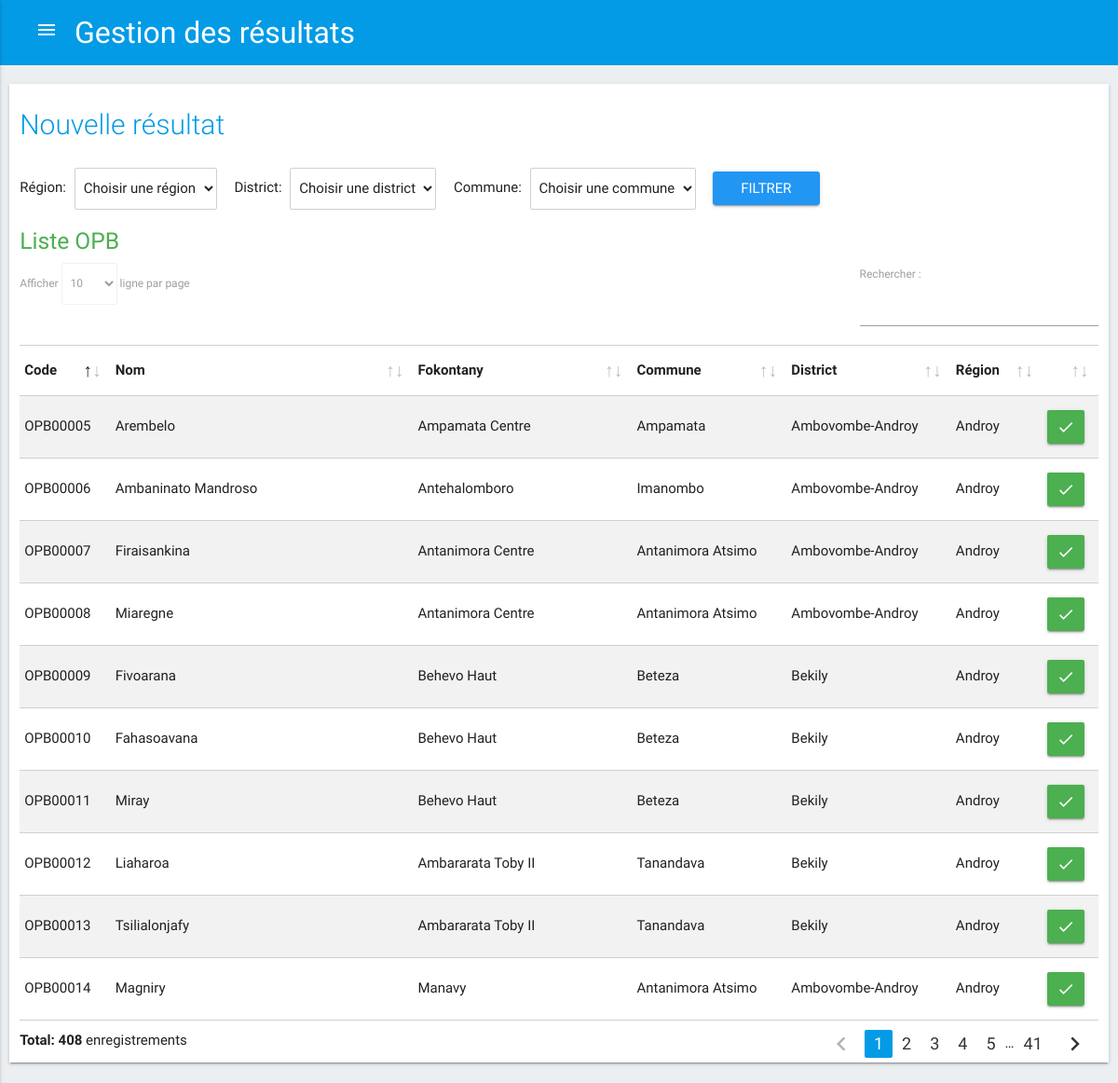
Page /index.php/c_resultat/choisir_opb on the committed database.
### tables this page shows
CREATE TABLE `opb` (
  `ID_OPB` int(11) NOT NULL,
  `ID_FOKONTANY` int(11) NOT NULL,
  `CODE_OPB` varchar(20) DEFAULT NULL,
  `NOM_OPB` varchar(50) DEFAULT NULL,
  `DATE_CREATION` date DEFAULT NULL,
  `STATUT` varchar(50) DEFAULT NULL,
  `FORMELLE` tinyint(1) DEFAULT NULL,
  `ID_REPRESENTANT` int(11) DEFAULT NULL,
  `CONTACT` text,
  `TYPE` smallint(6) DEFAULT NULL,
  `OBSERVATION` varchar(255) DEFAULT NULL
);

### application/views/templates.php (called while the page is built, shortened)
<?php
	$this->load->view("templates/header");
	$this->load->view($contents);

### application/controllers/C_resultat.php (called while the page is built, shortened)
<?php
	class C_resultat extends CI_Controller {
        public function choisir_opb(){
            $this->load->model('M_zone_intervention');
            $this->load->model('M_op');
            $column='ID_OPB,CODE_OPB,NOM_OPB, NOM_REGION, NOM_DISTRICT, NOM_COMMUNE, NOM_FOKONTANY';
            $data['titre'] = 'Gestion des résultats';
            $data['regions'] = $this->M_zone_intervention->getRegion();
            $data['opbListe'] = $this->M_op->getOp('opb',$column);
            $data['contents'] = 'new_resultat';
            $this->load->view('templates',$data);
        }
	}

### index.php (called while the page is built, shortened)
<?php
require_once BASEPATH.'core/CodeIgniter.php';

### application/models/M_op.php (called while the page is built, shortened)
<?php
	class M_op extends CI_Model {
        public function getOp($op,$column){
            $table = $op;
            $this->db->select($column);
            $this->db->from($table);
            $this->db->join('zone_intervention', 'zone_intervention.id_fokontany = '.$table.'.id_fokontany','left');
            $this->db->join('menages', 'menages.id_menage = '.$table.'.id_representant','left');
            $query = $this->db->get();
            return $query->result();
        }
	}

### application/views/new_resultat.php (the view, shortened to what this page needs)
<main>
    <div class="container1">
        <div class="row z-depth-1">
            <div class="col s12">
                <h2 class="header" style="margin-bottom: 30px;">Nouvelle résultat </h2>
                <form method="get" action="#!" style="margin-bottom: 20px;">
                    Région:
                    <div class="input-field inline" style="margin: 0 15px 0 5px">
                        <select class="browser-default" name="id_region" style="border: 1px solid #d0d0d0;">
                            <option value="" disabled selected>Choisir une région</option>
                        </select>
                    </div>
                    District:
                    <div class="input-field inline" style="margin: 0 15px 0 5px">
                        <select class="browser-default" name="id_district" style="border: 1px solid #d0d0d0;">
                            <option value="" disabled selected>Choisir une district</option>
                        </select>
                    </div>
                    Commune:
                    <div class="input-field inline" style="margin: 0 15px 0 5px">
                        <select class="browser-default" name="id_commune" style="border: 1px solid #d0d0d0;">
                            <option value="" disabled selected>Choisir une commune</option>
                        </select>
                    </div>
                    <input type="submit" value="Filtrer" class="waves-effect blue waves-light btn btn-block" style="vertical-align: middle;">
                </form>
                <h5 class="green-text">Liste OPB </h5>
                <table id="liste" class="bordered striped">
                    <thead>
                    <tr style="border-top: 1px solid #d0d0d0">
                        <th>Code</th>
                        <th>Nom</th>
                        <th>Fokontany</th>
                        <th>Commune</th>
                        <th>District</th>
                        <th>Région</th>
                        <th></th>
                    </tr>
                    </thead>
                    <tbody>
                    <?php foreach($opbListe as $opLigne){ ?>
                    <tr>
                        <td><?php echo $opLigne->CODE_OPB?></td>
                        <td><?php echo $opLigne->NOM_OPB?></td>
                        <td><?php echo $opLigne->NOM_FOKONTANY?></td>
                        <td><?php echo $opLigne->NOM_COMMUNE?></td>
                        <td><?php echo $opLigne->NOM_DISTRICT?></td>
                        <td><?php echo $opLigne->NOM_REGION?></td>
                        <td><a href="<?php echo base_url(); ?>c_resultat/new_resultat/<?php echo $opLigne->ID_OPB ?>" class="waves-effect green waves-light btn"><i class="material-icons">done</i></a></td>
                    </tr>
                    <?php } ?>
                    </tbody>
                </table>
            </div>
        </div>
    </div>
</main>

### assets/css/style.css (style rules this page uses)
body { background-color: #eceff1; }
.container1 { padding: 20px 10px 5px 10px ; }
header, main, footer { padding-left: 0px; }
.material-icons { font-family: 'Material Icons'; font-weight: normal; font-style: normal; font-size: 24px; line-height: 1; letter-spacing: normal; text-transform: none; display: inline-block; white-space: nowrap; word-wrap: normal; direction: ltr; -moz-font-feature-settings: 'liga'; -moz-osx-font-smoothing: grayscale; }
.header { color: #039be5; font-weight: 300; font-size: 2.0rem; }
.row { background-color: #ffffff; }
input[value="Filtrer"] { height: 36px; line-height: 36px; padding: 0; }
td a.btn { padding: 0 10px; }

### rows in the picture
opb: CODE_OPB "OPB00005", NOM_OPB "Arembelo", NOM_FOKONTANY "Ampamata Centre", NOM_COMMUNE "Ampamata", NOM_DISTRICT "Ambovombe-Androy", NOM_REGION "Androy"
opb: CODE_OPB "OPB00006", NOM_OPB "Ambaninato Mandroso", NOM_FOKONTANY "Antehalomboro", NOM_COMMUNE "Imanombo", NOM_DISTRICT "Ambovombe-Androy", NOM_REGION "Androy"
opb: CODE_OPB "OPB00007", NOM_OPB "Firaisankina", NOM_FOKONTANY "Antanimora Centre", NOM_COMMUNE "Antanimora Atsimo", NOM_DISTRICT "Ambovombe-Androy", NOM_REGION "Androy"
opb: CODE_OPB "OPB00008", NOM_OPB "Miaregne", NOM_FOKONTANY "Antanimora Centre", NOM_COMMUNE "Antanimora Atsimo", NOM_DISTRICT "Ambovombe-Androy", NOM_REGION "Androy"
opb: CODE_OPB "OPB00009", NOM_OPB "Fivoarana", NOM_FOKONTANY "Behevo Haut", NOM_COMMUNE "Beteza", NOM_DISTRICT "Bekily", NOM_REGION "Androy"
opb: CODE_OPB "OPB00010", NOM_OPB "Fahasoavana", NOM_FOKONTANY "Behevo Haut", NOM_COMMUNE "Beteza", NOM_DISTRICT "Bekily", NOM_REGION "Androy"
opb: CODE_OPB "OPB00011", NOM_OPB "Miray", NOM_FOKONTANY "Behevo Haut", NOM_COMMUNE "Beteza", NOM_DISTRICT "Bekily", NOM_REGION "Androy"
opb: CODE_OPB "OPB00012", NOM_OPB "Liaharoa", NOM_FOKONTANY "Ambararata Toby II", NOM_COMMUNE "Tanandava", NOM_DISTRICT "Bekily", NOM_REGION "Androy"
opb: CODE_OPB "OPB00013", NOM_OPB "Tsilialonjafy", NOM_FOKONTANY "Ambararata Toby II", NOM_COMMUNE "Tanandava", NOM_DISTRICT "Bekily", NOM_REGION "Androy"
opb: CODE_OPB "OPB00014", NOM_OPB "Magniry", NOM_FOKONTANY "Manavy", NOM_COMMUNE "Antanimora Atsimo", NOM_DISTRICT "Ambovombe-Androy", NOM_REGION "Androy"

### other values in the picture
$titre "Gestion des résultats"
